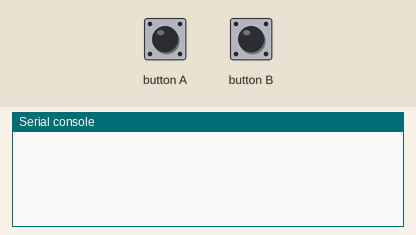
This program was run on a simulated BBC micro:bit running MicroPython. Parts: the last lines printed to the serial console. Inputs (shaded band) come from the test bench. No radio messages arrive unless stated (any console line starting 'radio sent:' is added by the test bench).

Above: at 1.2 s.
1.3 s: button A pressed for 0.15 s
At 1.9 s:
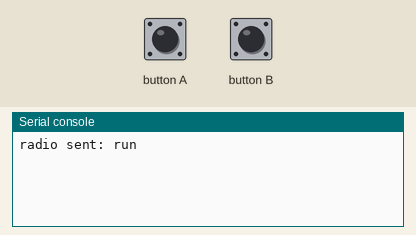
2.9 s: button B pressed for 0.15 s
At 4.4 s:
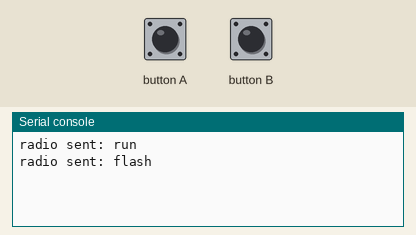

The program:

remoteRunFlash.py
```python
# 조종기 remoteRunFlash
import radio
from random import randint
from microbit import *
import neopixel

# Create the "flash" animation frames. Can you work out how it's done?
flash = [Image().invert()*(i/9) for i in range(9, -1, -1)]

# The radio won't work unless it's switched on.
radio.on()
np = neopixel.NeoPixel(pin0, 16)

# Event loop.
while True:
    if button_a.was_pressed():
        radio.send('run')  # a-ha

    if button_b.was_pressed():
        radio.send('flash')  # a-ha
```

Measured:
- after the input at 1.3 s, the serial console: prints a new line at once (image 1)
- after the input at 2.9 s, the serial console: prints a new line at once (image 2)
